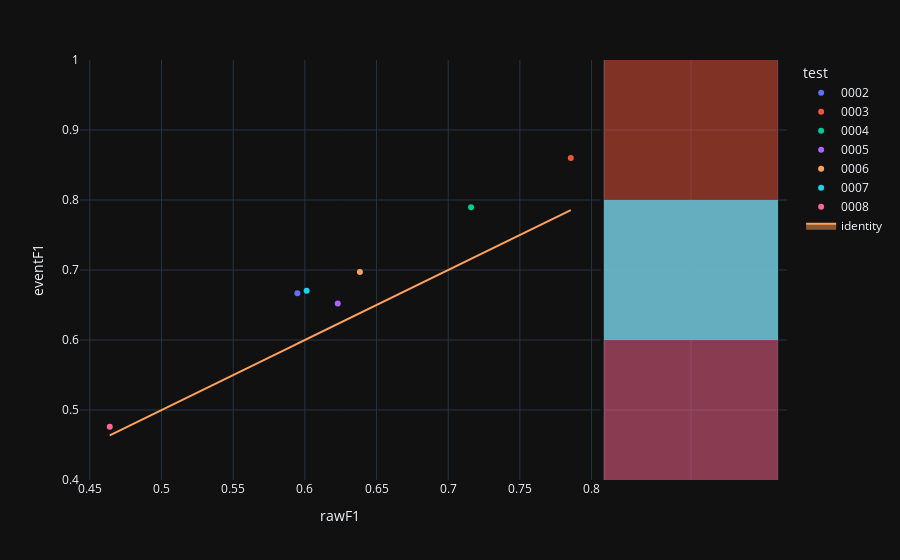

The cell this chart's notebook holds for it:
### Code cell
fig=px.scatter(experimentModels,x='rawF1',y='eventF1',color='test',hover_name='modelId', marginal_y="histogram")
fig.add_trace(
    go.Scatter(x=experimentModels['rawF1'], y=experimentModels['rawF1'], name="identity", mode='lines',fill="toself")
)
fig.show()

### Figure 1 — Plotly figure (JSON) as saved in the notebook; plotly's stock layout.template omitted (floating-point values rounded to 4 significant figures)
{"data": [{"hovertemplate": "<b>%{hovertext}</b><br><br>test=0002<br>rawF1=%{x}<br>eventF1=%{y}<extra></extra>", "hovertext": ["a4659423-83e4-4da3-91b5-177fa8bc17fe"], "legendgroup": "0002", "marker": {"color": "#636efa", "symbol": "circle"}, "mode": "markers", "name": "0002", "orientation": "v", "showlegend": true, "x": [0.5947], "xaxis": "x", "y": [0.6667], "yaxis": "y", "type": "scatter"}, {"alignmentgroup": "True", "bingroup": "y", "hovertemplate": "test=0002<br>eventF1=%{y}<br>count=%{x}<extra></extra>", "legendgroup": "0002", "marker": {"color": "#636efa"}, "name": "0002", "offsetgroup": "0002", "opacity": 0.5, "showlegend": false, "xaxis": "x2", "y": [0.6667], "yaxis": "y2", "type": "histogram"}, {"hovertemplate": "<b>%{hovertext}</b><br><br>test=0003<br>rawF1=%{x}<br>eventF1=%{y}<extra></extra>", "hovertext": ["ad3be387-5be4-4e8e-b57d-072003b617d3"], "legendgroup": "0003", "marker": {"color": "#EF553B", "symbol": "circle"}, "mode": "markers", "name": "0003", "orientation": "v", "showlegend": true, "x": [0.7855], "xaxis": "x", "y": [0.8598], "yaxis": "y", "type": "scatter"}, {"alignmentgroup": "True", "bingroup": "y", "hovertemplate": "test=0003<br>eventF1=%{y}<br>count=%{x}<extra></extra>", "legendgroup": "0003", "marker": {"color": "#EF553B"}, "name": "0003", "offsetgroup": "0003", "opacity": 0.5, "showlegend": false, "xaxis": "x2", "y": [0.8598], "yaxis": "y2", "type": "histogram"}, {"hovertemplate": "<b>%{hovertext}</b><br><br>test=0004<br>rawF1=%{x}<br>eventF1=%{y}<extra></extra>", "hovertext": ["8bcbbc8b-b83e-4b97-8f7c-0dd0760680e7"], "legendgroup": "0004", "marker": {"color": "#00cc96", "symbol": "circle"}, "mode": "markers", "name": "0004", "orientation": "v", "showlegend": true, "x": [0.716], "xaxis": "x", "y": [0.7896], "yaxis": "y", "type": "scatter"}, {"alignmentgroup": "True", "bingroup": "y", "hovertemplate": "test=0004<br>eventF1=%{y}<br>count=%{x}<extra></extra>", "legendgroup": "0004", "marker": {"color": "#00cc96"}, "name": "0004", "offsetgroup": "0004", "opacity": 0.5, "showlegend": false, "xaxis": "x2", "y": [0.7896], "yaxis": "y2", "type": "histogram"}, {"hovertemplate": "<b>%{hovertext}</b><br><br>test=0005<br>rawF1=%{x}<br>eventF1=%{y}<extra></extra>", "hovertext": ["f88ed731-de3a-4c9a-90d5-04d1fcd93d45"], "legendgroup": "0005", "marker": {"color": "#ab63fa", "symbol": "circle"}, "mode": "markers", "name": "0005", "orientation": "v", "showlegend": true, "x": [0.6229], "xaxis": "x", "y": [0.6521], "yaxis": "y", "type": "scatter"}, {"alignmentgroup": "True", "bingroup": "y", "hovertemplate": "test=0005<br>eventF1=%{y}<br>count=%{x}<extra></extra>", "legendgroup": "0005", "marker": {"color": "#ab63fa"}, "name": "0005", "offsetgroup": "0005", "opacity": 0.5, "showlegend": false, "xaxis": "x2", "y": [0.6521], "yaxis": "y2", "type": "histogram"}, {"hovertemplate": "<b>%{hovertext}</b><br><br>test=0006<br>rawF1=%{x}<br>eventF1=%{y}<extra></extra>", "hovertext": ["16a691da-d735-4ad2-953c-db2678980107"], "legendgroup": "0006", "marker": {"color": "#FFA15A", "symbol": "circle"}, "mode": "markers", "name": "0006", "orientation": "v", "showlegend": true, "x": [0.6384], "xaxis": "x", "y": [0.697], "yaxis": "y", "type": "scatter"}, {"alignmentgroup": "True", "bingroup": "y", "hovertemplate": "test=0006<br>eventF1=%{y}<br>count=%{x}<extra></extra>", "legendgroup": "0006", "marker": {"color": "#FFA15A"}, "name": "0006", "offsetgroup": "0006", "opacity": 0.5, "showlegend": false, "xaxis": "x2", "y": [0.697], "yaxis": "y2", "type": "histogram"}, {"hovertemplate": "<b>%{hovertext}</b><br><br>test=0007<br>rawF1=%{x}<br>eventF1=%{y}<extra></extra>", "hovertext": ["d91f41ff-0308-46df-9bcd-67d46f377777"], "legendgroup": "0007", "marker": {"color": "#19d3f3", "symbol": "circle"}, "mode": "markers", "name": "0007", "orientation": "v", "showlegend": true, "x": [0.6012], "xaxis": "x", "y": [0.6705], "yaxis": "y", "type": "scatter"}, {"alignmentgroup": "True", "bingroup": "y", "hovertemplate": "test=0007<br>eventF1=%{y}<br>count=%{x}<extra></extra>", "legendgroup": "0007", "marker": {"color": "#19d3f3"}, "name": "0007", "offsetgroup": "0007", "opacity": 0.5, "showlegend": false, "xaxis": "x2", "y": [0.6705], "yaxis": "y2", "type": "histogram"}, {"hovertemplate": "<b>%{hovertext}</b><br><br>test=0008<br>rawF1=%{x}<br>eventF1=%{y}<extra></extra>", "hovertext": ["a1eacac2-9e31-437a-9350-110d2ef2f1a5"], "legendgroup": "0008", "marker": {"color": "#FF6692", "symbol": "circle"}, "mode": "markers", "name": "0008", "orientation": "v", "showlegend": true, "x": [0.4639], "xaxis": "x", "y": [0.4762], "yaxis": "y", "type": "scatter"}, {"alignmentgroup": "True", "bingroup": "y", "hovertemplate": "test=0008<br>eventF1=%{y}<br>count=%{x}<extra></extra>", "legendgroup": "0008", "marker": {"color": "#FF6692"}, "name": "0008", "offsetgroup": "0008", "opacity": 0.5, "showlegend": false, "xaxis": "x2", "y": [0.4762], "yaxis": "y2", "type": "histogram"}, {"fill": "toself", "mode": "lines", "name": "identity", "x": [0.5947, 0.7855, 0.716, 0.6229, 0.6384, 0.6012, 0.4639], "y": [0.5947, 0.7855, 0.716, 0.6229, 0.6384, 0.6012, 0.4639], "type": "scatter"}], "layout": {"xaxis": {"anchor": "y", "domain": [0.0, 0.7363], "title": {"text": "rawF1"}}, "yaxis": {"anchor": "x", "domain": [0.0, 1.0], "title": {"text": "eventF1"}}, "xaxis2": {"anchor": "y2", "domain": [0.7413, 1.0], "matches": "x2", "showticklabels": false, "showline": false, "ticks": "", "showgrid": true}, "yaxis2": {"anchor": "x2", "domain": [0.0, 1.0], "matches": "y", "showticklabels": false, "showgrid": true}, "legend": {"title": {"text": "test"}, "tracegroupgap": 0}, "margin": {"t": 60}, "barmode": "overlay"}}
